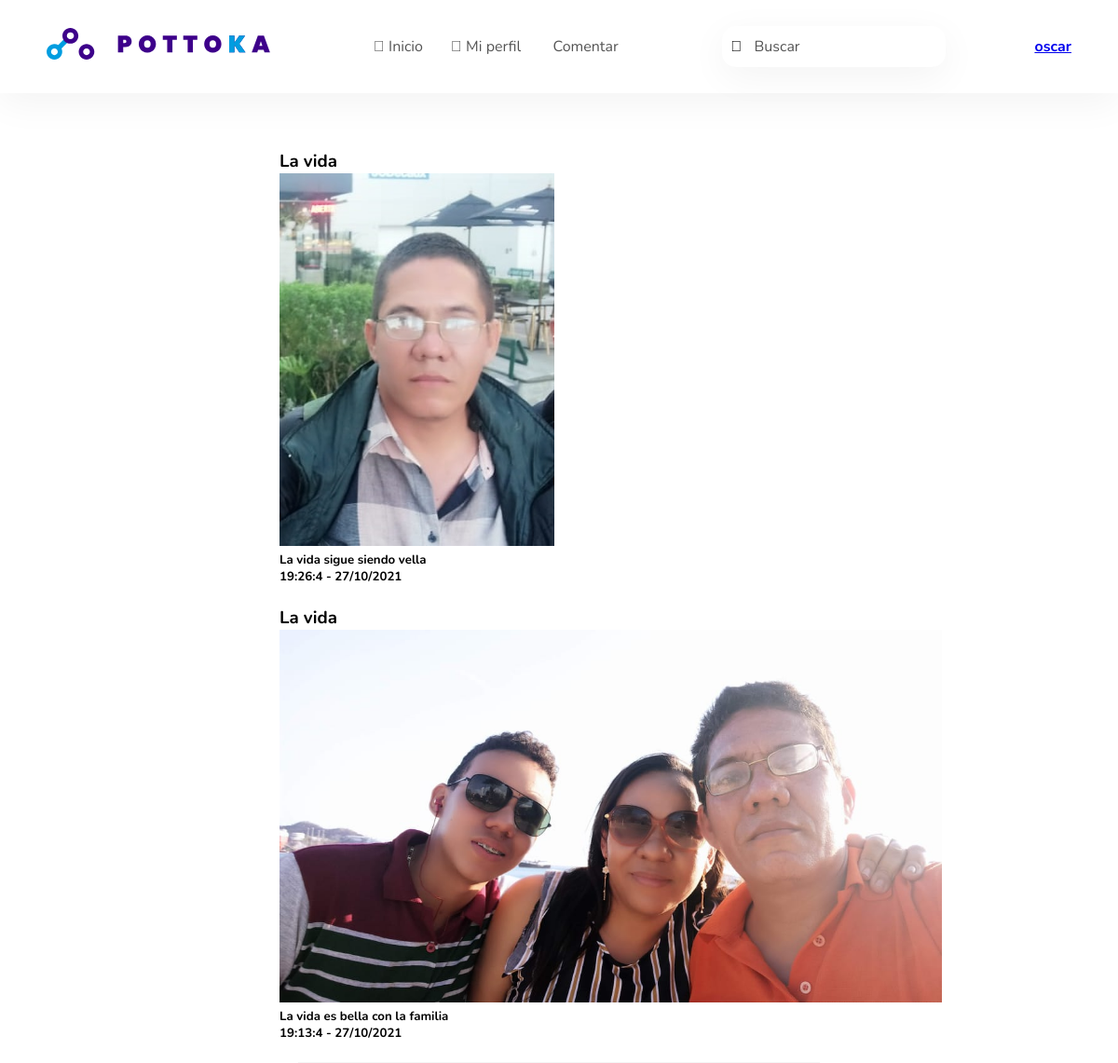
Page /perfil/ (signed in) on the committed database.
### tables this page shows
CREATE TABLE comentarios (username VARCHAR (100) REFERENCES login (username) ON DELETE CASCADE ON UPDATE CASCADE, comentario TEXT, fecha VARCHAR NOT NULL, img VARCHAR (100), titulo VARCHAR NOT NULL);

### app.py (the view)
@app.route("/perfil/", methods=["GET", "POST"])
@app.route("/perfil/<usu>", methods=["GET", "POST"])
def perfil(usu = None):
    with sqlite3.connect("/home/oscarmena/mysite/pottoka.db") as con:
        con.row_factory = sqlite3.Row
        cursor = con.cursor()
        cursor.execute("SELECT * FROM comentarios")
        rows = cursor.fetchall()
        if (usu == None):
            usu = session["username"]
        return render_template("perfil.html", rows = rows, usu = usu)

### templates/perfil.html (shortened to what this page needs)
{% extends "basep.html" %}
{% block content %}
    <header>
      <div class="logo"><img src="../static/assets/Logo_principal.svg" alt="" /></div>
      <nav>
        <ul>
          <li>
            <a href="/home/" >
              <i class="fal fa-home"></i>
              Inicio
            </a>
          </li>
          <li>
            {% if session.username %} <a href="/perfil/<{{session.username}}>" >
              <i class="fal fa-user"></i>
              Mi perfil
            </a>
            {% else %}<a href="../login/" >
              <i class="fal fa-sign-in"></i>
              Iniciar sesión
            {% endif %}
          </li>
          <li>
            {% if session.username %} <a href="/subir/" method="POST">
              Comentar
            </a> {% endif %}
          </li>
        </ul>
      </nav>
      <form class="busqueda">
        <i class="icono fal fa-search"></i>
        <input type="search" placeholder="Buscar" />
      </form>
      <div >
        <h4>{% if session.username %} <a href="/perfil/<{{session.username}}>" > {{ session.username }} {% else %} Invitado {% endif %}</a></h4>
      </div>
    </header>
    <main>
        {% set lis = rows[::-1] %}
          {% for r in lis %}
            {% if "<"+r["username"]+">" == usu or r["username"] == usu %}
            <h3> {{ r["titulo"] }} </h3>
            {% set ruta = r["img"] %}
            <img src = "{{url_for ('static', filename = ruta)}}" height = "400" alt = "Imagen"/>
            <h5> {{ r["comentario"] }} </h5>
            <h5> {{ r["fecha"] }} </h5>
            <br>
            {% endif %}
          {% endfor %}
    </main>
    {% endblock %}

### templates/basep.html (shortened to what this page needs)
<!DOCTYPE html>
<html lang="es">
  <head>
    <link rel="stylesheet" href="{{ url_for('static',filename='css/componentes.css') }}">
    <link rel="stylesheet" href="{{ url_for('static',filename='css/base.css') }}">
    <link
      rel="stylesheet" href="https://pro.fontawesome.com/releases/v5.10.0/css/all.css"
    />
  </head>
  <body>
    {% block content %} {% endblock %}
  </body>
</html>

### static/css/componentes.css (style rules this page uses)
:root { --colorPrincipal: #009de0; --colorSecundario: #3d008a; --colorElemento: #545454; }
* { font-family: "Nunito", sans-serif; box-sizing: border-box; margin: 0; padding: 0; }
html, body { height: 100%; }
input { padding: 10px; border: none; width: 100%; box-shadow: 0px 10px 40px rgb(0 0 0 / 5%); border: 1px solid transparent; border-radius: 15px; color: var(--colorElemento); font-size: 12px; }
::placeholder { color: #878787; font-size: 12px; }

### static/css/base.css (style rules this page uses)
:root { --colorPrincipal: #009de0; --colorSecundario: #3d008a; --colorElemento: #545454; }
* { font-family: "Nunito", sans-serif; box-sizing: border-box; margin: 0; padding: 0; }
header { position: sticky; top: 0; display: flex; justify-content: space-between; height: 100px; align-items: center; padding-left: 50px; padding-right: 50px; box-shadow: 0px 10px 40px rgba(0, 0, 0, 0.05); background-color: white; }
h4 { color: var(--colorSecundario); }
.logo { width: 240px; }
.logo img { width: 100%; }
nav ul { display: flex; margin: 0; padding: 0; }
nav ul li { margin: 15px; list-style: none; }
nav ul li a { text-decoration: none; color: var(--colorElemento); font-weight: 400; }
.busqueda { position: relative; }
.busqueda .icono { position: absolute; top: 50%; left: 10px; transform: translateY(-50%); }
.busqueda input { padding-left: 34px; }
input { padding: 10px; border: none; width: 100%; box-shadow: 0px 10px 40px rgb(0 0 0 / 5%); border: 1px solid transparent; border-radius: 15px; padding: 10px; color: var(--colorElemento); font-size: 16px; }
::placeholder { color: var(--colorElemento); font-size: 16px; }
main { width: 100%; height: 100%; padding: 5% 25% 5% 25%; }

### rows in the picture
comentarios: titulo "La vida", img (picture), comentario "La vida sigue siendo vella", fecha "19:26:4 - 27/10/2021"
comentarios: titulo "La vida", img (picture), comentario "La vida es bella con la familia", fecha "19:13:4 - 27/10/2021"

### other values in the picture
{{ session.username }} "oscar"
